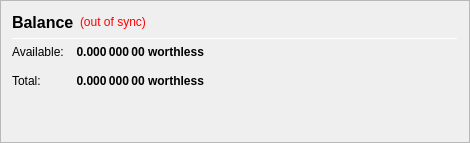
                   <widget class="QFrame" name="frame_CombinedBalances">
                    <property name="minimumSize">
                     <size>
                      <width>470</width>
                      <height>0</height>
                     </size>
                    </property>
                    <property name="frameShape">
                     <enum>QFrame::StyledPanel</enum>
                    </property>
                    <property name="frameShadow">
                     <enum>QFrame::Raised</enum>
                    </property>
                    <layout class="QVBoxLayout" name="verticalLayout_5">
                     <item>
                      <layout class="QHBoxLayout" name="horizontalLayout_5" stretch="0,0,0">
                       <item>
                        <widget class="QLabel" name="label_5z">
                         <property name="minimumSize">
                          <size>
                           <width>0</width>
                           <height>20</height>
                          </size>
                         </property>
                         <property name="font">
                          <font>
                           <pointsize>12</pointsize>
                           <weight>75</weight>
                           <bold>true</bold>
                          </font>
                         </property>
                         <property name="toolTip">
                          <string>Balance (including unconfirmed and immature coins)</string> <!--Combined-->
                         </property>
                         <property name="text">
                          <string>Balance</string> <!--Combined-->
                         </property>
                        </widget>
                       </item>
                       <item>
                        <widget class="QLabel" name="labelWalletStatus">
                         <property name="cursor">
                          <cursorShape>WhatsThisCursor</cursorShape>
                         </property>
                         <property name="toolTip">
                          <string>The displayed information may be out of date. Your wallet automatically synchronizes with the worthless network after a connection is established, but this process has not completed yet.</string>
                         </property>
                         <property name="styleSheet">
                          <string notr="true">QLabel { color: red; }</string>
                         </property>
                         <property name="text">
                          <string notr="true">(out of sync)</string>
                         </property>
                         <property name="alignment">
                          <set>Qt::AlignLeading|Qt::AlignLeft|Qt::AlignVCenter</set>
                         </property>
                        </widget>
                       </item>
                       <item>
                        <spacer name="horizontalSpacer_1">
                         <property name="orientation">
                          <enum>Qt::Horizontal</enum>
                         </property>
                         <property name="sizeHint" stdset="0">
                          <size>
                           <width>40</width>
                           <height>20</height>
                          </size>
                         </property>
                        </spacer>
                       </item>
                      </layout>
                     </item>
                     <item>
                      <widget class="Line" name="line_CombinedBalance">
                       <property name="minimumSize">
                        <size>
                         <width>0</width>
                         <height>1</height>
                        </size>
                       </property>
                       <property name="maximumSize">
                        <size>
                         <width>16777215</width>
                         <height>1</height>
                        </size>
                       </property>
                       <property name="orientation">
                        <enum>Qt::Horizontal</enum>
                       </property>
                      </widget>
                     </item>
                     <item>
                      <layout class="QGridLayout" name="gridLayout_3">
                       <property name="spacing">
                        <number>12</number>
                       </property>
                       <item row="1" column="0">
                        <widget class="QLabel" name="labelBalanceTextz">
                         <property name="text">
                          <string>Available:</string>
                         </property>
                        </widget>
                       </item>
                       <item row="1" column="1">
                        <widget class="QLabel" name="labelBalancez">
                         <property name="font">
                          <font>
                           <weight>75</weight>
                           <bold>true</bold>
                          </font>
                         </property>
                         <property name="cursor">
                          <cursorShape>IBeamCursor</cursorShape>
                         </property>
                         <property name="toolTip">
                          <string>Your current spendable balance</string>
                         </property>
                         <property name="text">
                          <string notr="true">0.000 000 00 worthless</string>
                         </property>
                         <property name="alignment">
                          <set>Qt::AlignRight|Qt::AlignTrailing|Qt::AlignVCenter</set>
                         </property>
                         <property name="textInteractionFlags">
                          <set>Qt::LinksAccessibleByMouse|Qt::TextSelectableByKeyboard|Qt::TextSelectableByMouse</set>
                         </property>
                        </widget>
                       </item>
                       <item row="2" column="0">
                        <widget class="QLabel" name="labelTotalTextz">
                         <property name="text">
                          <string>Total:</string>
                         </property>
                        </widget>
                       </item>
                       <item row="2" column="1">
                        <widget class="QLabel" name="labelTotalz">
                         <property name="font">
                          <font>
                           <weight>75</weight>
                           <bold>true</bold>
                          </font>
                         </property>
                         <property name="cursor">
                          <cursorShape>IBeamCursor</cursorShape>
                         </property>
                         <property name="toolTip">
                          <string>Total Balance, including all unavailable coins.</string>
                         </property>
                         <property name="text">
                          <string notr="true">0.000 000 00 worthless</string>
                         </property>
                         <property name="alignment">
                          <set>Qt::AlignRight|Qt::AlignTrailing|Qt::AlignVCenter</set>
                         </property>
                         <property name="textInteractionFlags">
                          <set>Qt::LinksAccessibleByMouse|Qt::TextSelectableByKeyboard|Qt::TextSelectableByMouse</set>
                         </property>
                        </widget>
                       </item>
                       <item row="2" column="3">
                        <spacer name="horizontalSpacer_2">
                         <property name="orientation">
                          <enum>Qt::Horizontal</enum>
                         </property>
                         <property name="sizeHint" stdset="0">
                          <size>
                           <width>40</width>
                           <height>20</height>
                          </size>
                         </property>
                        </spacer>
                       </item>
                      </layout>
                     </item>
                     <item>
                      <spacer name="verticalSpacer_1">
                       <property name="orientation">
                        <enum>Qt::Vertical</enum>
                       </property>
                       <property name="sizeHint" stdset="0">
                        <size>
                         <width>20</width>
                         <height>40</height>
                        </size>
                       </property>
                      </spacer>
                     </item>
                    </layout>
                   </widget>
